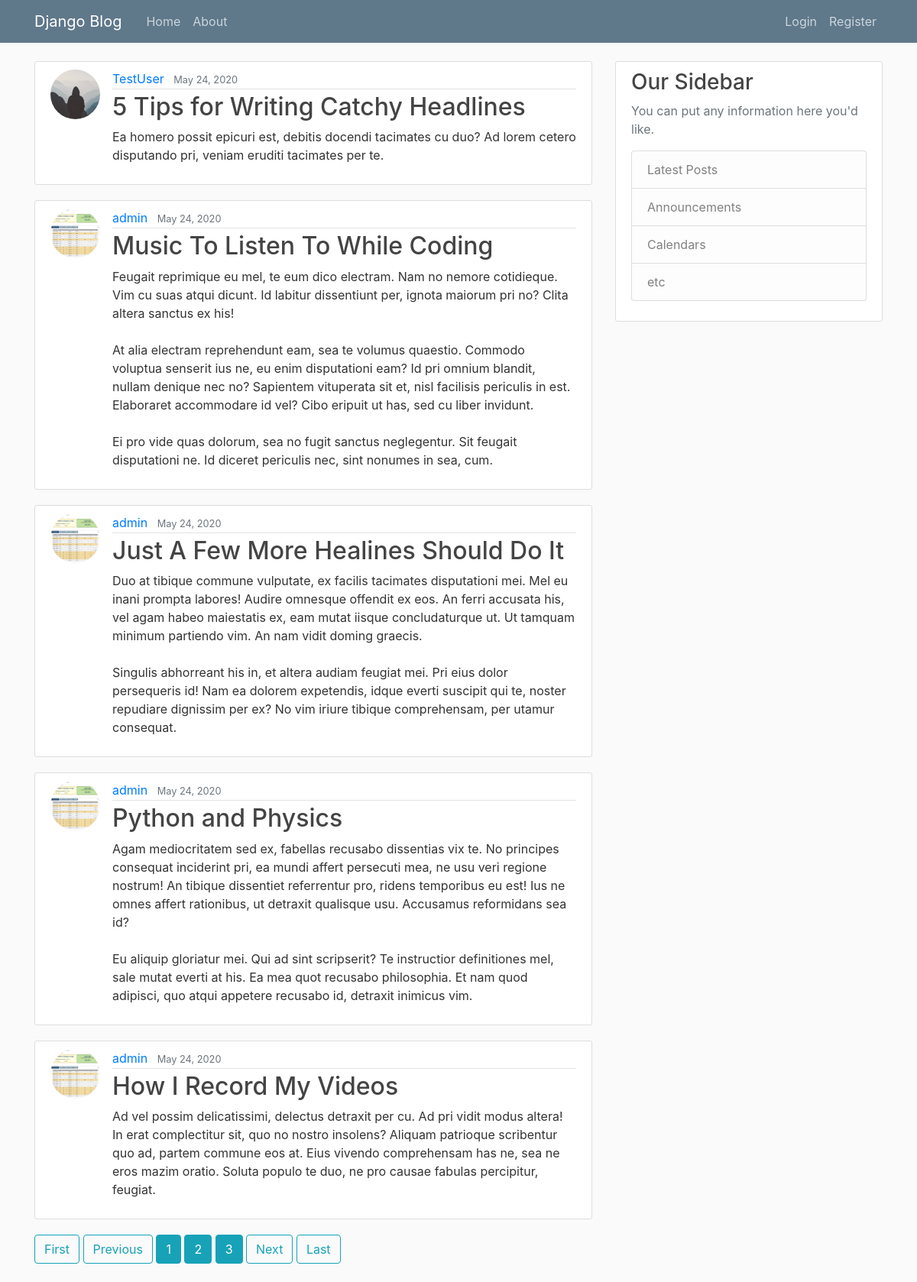
Screenshot of /?page=2 with the database file from the repository.
### blog/models.py (models this page shows, shortened)
class Post(models.Model):
    title = models.CharField(max_length=100)
    content = models.TextField()
    date_posted = models.DateTimeField(default=timezone.now)
    author = models.ForeignKey(User, on_delete=models.CASCADE)

### users/models.py (models this page shows, shortened)
class Profile(models.Model):
    user = models.OneToOneField(User, on_delete=models.CASCADE)
    image = models.ImageField(default='default.jpg', upload_to='profile_pics')

### blog/views.py (the view)
# urls.py: path('', PostListView.as_view(), name='blog-home'),
class PostListView(ListView):
    model = Post
    template_name = 'blog/home.html' # looks for templates <app>/<model>_<viewtype>.html
    context_object_name = 'posts'
    ordering = ['-date_posted']
    paginate_by = 5

### blog/templates/blog/home.html
{%  extends "blog/base.html" %}
{%  block content %}
    {% for post in posts %}
        <article class="media content-section">
        <img class="rounded-circle article-img" src="{{ post.author.profile.image.url }}"/>
          <div class="media-body">
            <div class="article-metadata">
              <a class="mr-2" href="{% url 'user-posts' post.author.username %}">{{ post.author }}</a>
              <small class="text-muted">{{ post.date_posted|date:"F d, Y" }}</small>
            </div>
            <h2><a class="article-title" href="{% url 'post-detail' post.id%}">{{ post.title }}</a></h2>
            <p class="article-content">{{ post.content }}</p>
          </div>
        </article>
    {% endfor %}
    {%  if is_paginated %}
        {%  if page_obj.has_previous %}
            <a class="btn btn-outline-info mb-4" href="?page=1">First</a>
            <a class="btn btn-outline-info mb-4" href="?page={{ page_obj.previous_page_number }}">Previous</a>
        {%  endif %}
        {% for num in page_obj.paginator.page_range %}
            {% if page_obj.number == num %}
                <a class="btn btn-info mb-4" href="?page={{ num }}">{{ num }}</a>
            {% elif num > page_obj.number|add:'-2' and num < page_obj.number|add:'2' %}
                <a class="btn btn-info mb-4" href="?page={{ num }}">{{ num }}</a>
            {% endif %}
        {% endfor %}
        {%  if page_obj.has_next %}
            <a class="btn btn-outline-info mb-4" href="?page={{ page_obj.next_page_number }}">Next</a>
            <a class="btn btn-outline-info mb-4" href="?page={{ page_obj.paginator.num_pages }}">Last</a>
        {%  endif %}
    {%  endif %}
{% endblock content %}

### blog/static/blog/main.css (style rules this page uses)
body { background: #fafafa; color: #333333; margin-top: 5rem; }
h1, h2, h3, h4, h5, h6 { color: #444444; }
.content-section { background: #ffffff; padding: 10px 20px; border: 1px solid #dddddd; border-radius: 3px; margin-bottom: 20px; }
.article-title { color: #444444; }
.article-content { white-space: pre-line; }
.article-img { height: 65px; width: 65px; margin-right: 16px; }
.article-metadata { padding-bottom: 1px; margin-bottom: 4px; border-bottom: 1px solid #e3e3e3 }

### rows the page displays
Post: author.profile.image (placeholder picture), author "TestUser", date_posted "May 24, 2020", title "5 Tips for Writing Catchy Headlines", content "Ea homero possit epicuri est, debitis docendi tacimates cu duo? Ad lorem cetero disputando pri, veniam eruditi tacimates per te."
Post: author.profile.image (picture), author "admin", date_posted "May 24, 2020", title "Music To Listen To While Coding", content "Feugait reprimique eu mel, te eum dico electram. Nam no nemore cotidieque. Vim cu suas atqui dicunt. Id labitur dissentiunt per, ignota maiorum pri no? Clita altera sanctus ex his! At alia electram reprehendunt eam, sea te volumus quaestio. Commodo voluptua senserit ius ne, eu enim disputationi eam? Id pri omnium blandit, nullam denique nec no? Sapientem vituperata sit et, nisl facilisis periculis in est. Elaboraret accommodare id vel? Cibo eripuit ut has, sed cu liber invidunt. Ei pro vide quas dolorum, sea no fugit sanctus neglegentur. Sit feugait disputationi ne. Id diceret periculis nec, sint nonumes in sea, cum."
Post: author.profile.image (picture), author "admin", date_posted "May 24, 2020", title "Just A Few More Healines Should Do It", content "Duo at tibique commune vulputate, ex facilis tacimates disputationi mei. Mel eu inani prompta labores! Audire omnesque offendit ex eos. An ferri accusata his, vel agam habeo maiestatis ex, eam mutat iisque concludaturque ut. Ut tamquam minimum partiendo vim. An nam vidit doming graecis. Singulis abhorreant his in, et altera audiam feugiat mei. Pri eius dolor persequeris id! Nam ea dolorem expetendis, idque everti suscipit qui te, noster repudiare dignissim per ex? No vim iriure tibique comprehensam, per utamur consequat."
Post: author.profile.image (picture), author "admin", date_posted "May 24, 2020", title "Python and Physics", content "Agam mediocritatem sed ex, fabellas recusabo dissentias vix te. No principes consequat inciderint pri, ea mundi affert persecuti mea, ne usu veri regione nostrum! An tibique dissentiet referrentur pro, ridens temporibus eu est! Ius ne omnes affert rationibus, ut detraxit qualisque usu. Accusamus reformidans sea id? Eu aliquip gloriatur mei. Qui ad sint scripserit? Te instructior definitiones mel, sale mutat everti at his. Ea mea quot recusabo philosophia. Et nam quod adipisci, quo atqui appetere recusabo id, detraxit inimicus vim."
Post: author.profile.image (picture), author "admin", date_posted "May 24, 2020", title "How I Record My Videos", content "Ad vel possim delicatissimi, delectus detraxit per cu. Ad pri vidit modus altera! In erat complectitur sit, quo no nostro insolens? Aliquam patrioque scribentur quo ad, partem commune eos at. Eius vivendo comprehensam has ne, sea ne eros mazim oratio. Soluta populo te duo, ne pro causae fabulas percipitur, feugiat."

### other values shown
{{ num }} "1" "3"
{{ num }} "2"
